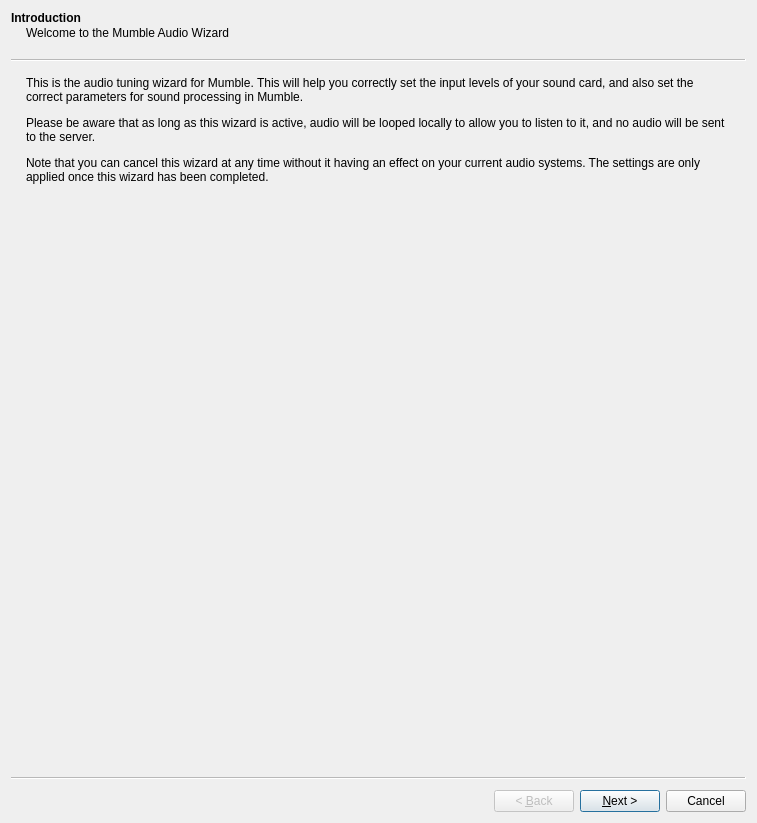
<?xml version="1.0" encoding="UTF-8"?>
<ui version="4.0">
 <class>AudioWizard</class>
 <widget class="QWizard" name="AudioWizard">
  <property name="geometry">
   <rect>
    <x>0</x>
    <y>0</y>
    <width>757</width>
    <height>823</height>
   </rect>
  </property>
  <property name="windowTitle">
   <string>Audio Tuning Wizard</string>
  </property>
  <property name="wizardStyle">
   <enum>QWizard::ClassicStyle</enum>
  </property>
  <widget class="CompletablePage" name="qwpIntro">
   <property name="title">
    <string>Introduction</string>
   </property>
   <property name="subTitle">
    <string>Welcome to the Mumble Audio Wizard</string>
   </property>
   <layout class="QVBoxLayout" name="verticalLayout">
    <item>
     <widget class="QLabel" name="label">
      <property name="text">
       <string>&lt;html&gt;&lt;head/&gt;&lt;body&gt;&lt;p&gt;This is the audio tuning wizard for Mumble. This will help you correctly set the input levels of your sound card, and also set the correct parameters for sound processing in Mumble. &lt;/p&gt;&lt;p&gt;Please be aware that as long as this wizard is active, audio will be looped locally to allow you to listen to it, and no audio will be sent to the server. &lt;/p&gt;&lt;p&gt;Note that you can cancel this wizard at any time without it having an effect on your current audio systems. The settings are only applied once this wizard has been completed.&lt;/p&gt;&lt;/body&gt;&lt;/html&gt;</string>
      </property>
      <property name="wordWrap">
       <bool>true</bool>
      </property>
      <property name="textInteractionFlags">
       <set>Qt::LinksAccessibleByMouse|Qt::TextSelectableByMouse</set>
      </property>
     </widget>
    </item>
    <item>
     <spacer name="verticalSpacer_3">
      <property name="orientation">
       <enum>Qt::Vertical</enum>
      </property>
      <property name="sizeHint" stdset="0">
       <size>
        <width>20</width>
        <height>291</height>
       </size>
      </property>
     </spacer>
    </item>
   </layout>
  </widget>
  <widget class="CompletablePage" name="qwpDevice">
   <property name="title">
    <string>Device selection</string>
   </property>
   <property name="subTitle">
    <string>Selecting the input and output device to use with Mumble.</string>
   </property>
   <layout class="QVBoxLayout" name="verticalLayout_2">
    <item>
     <widget class="QGroupBox" name="qgbInput">
      <property name="title">
       <string>Input Device</string>
      </property>
      <layout class="QGridLayout" name="gridLayout_2">
       <item row="0" column="0" colspan="2">
        <widget class="QLabel" name="qliInputText">
         <property name="text">
          <string>This is the device your microphone is connected to.</string>
         </property>
         <property name="wordWrap">
          <bool>true</bool>
         </property>
        </widget>
       </item>
       <item row="1" column="0">
        <widget class="QLabel" name="qliInput">
         <property name="text">
          <string>System</string>
         </property>
         <property name="buddy">
          <cstring>qcbInput</cstring>
         </property>
        </widget>
       </item>
       <item row="1" column="1">
        <widget class="MUComboBox" name="qcbInput">
         <property name="toolTip">
          <string>Input method for audio</string>
         </property>
         <property name="whatsThis">
          <string>&lt;b&gt;This is the input method to use for audio.&lt;/b&gt;</string>
         </property>
         <property name="accessibleName">
          <string>Audio input system</string>
         </property>
        </widget>
       </item>
       <item row="2" column="0">
        <widget class="QLabel" name="qliInputDevice">
         <property name="text">
          <string>Device</string>
         </property>
         <property name="buddy">
          <cstring>qcbInputDevice</cstring>
         </property>
        </widget>
       </item>
       <item row="2" column="1">
        <widget class="MUComboBox" name="qcbInputDevice">
         <property name="toolTip">
          <string>Input device to use</string>
         </property>
         <property name="whatsThis">
          <string>&lt;b&gt;Selects which sound card to use for audio input.&lt;/b&gt;</string>
         </property>
         <property name="accessibleName">
          <string>Audio input device</string>
         </property>
        </widget>
       </item>
       <item row="3" column="1">
        <widget class="QCheckBox" name="qcbEcho">
         <property name="toolTip">
          <string>Cancel echo from headset or speakers</string>
         </property>
         <property name="whatsThis">
          <string>This enables echo cancellation of outgoing audio, which helps both on speakers and on headsets.</string>
         </property>
         <property name="text">
          <string>Use echo cancellation</string>
         </property>
        </widget>
       </item>
      </layout>
     </widget>
    </item>
    <item>
     <widget class="QGroupBox" name="qgbOutput">
      <property name="accessibleName">
       <string>Select audio output device</string>
      </property>
      <property name="title">
       <string>Output Device</string>
      </property>
      <layout class="QGridLayout" name="gridLayout">
       <item row="0" column="0" colspan="2">
        <widget class="QLabel" name="qliOutputText">
         <property name="text">
          <string>This is the device your speakers or headphones are connected to.</string>
         </property>
         <property name="wordWrap">
          <bool>true</bool>
         </property>
        </widget>
       </item>
       <item row="1" column="0">
        <widget class="QLabel" name="qliOutput">
         <property name="text">
          <string>System</string>
         </property>
         <property name="buddy">
          <cstring>qcbOutput</cstring>
         </property>
        </widget>
       </item>
       <item row="1" column="1">
        <widget class="MUComboBox" name="qcbOutput">
         <property name="toolTip">
          <string>Output method for audio</string>
         </property>
         <property name="whatsThis">
          <string>&lt;b&gt;This is the Output method to use for audio.&lt;/b&gt;</string>
         </property>
         <property name="accessibleName">
          <string>Audio output system</string>
         </property>
        </widget>
       </item>
       <item row="2" column="0">
        <widget class="QLabel" name="qliOutputDevice">
         <property name="text">
          <string>Device</string>
         </property>
         <property name="buddy">
          <cstring>qcbOutputDevice</cstring>
         </property>
        </widget>
       </item>
       <item row="2" column="1">
        <widget class="MUComboBox" name="qcbOutputDevice">
         <property name="toolTip">
          <string>Output device to use</string>
         </property>
         <property name="whatsThis">
          <string>&lt;b&gt;Selects which sound card to use for audio Output.&lt;/b&gt;</string>
         </property>
         <property name="accessibleName">
          <string>Audio output device</string>
         </property>
        </widget>
       </item>
       <item row="3" column="1">
        <widget class="QCheckBox" name="qcbPositional">
         <property name="toolTip">
          <string>Allows positioning of sound</string>
         </property>
         <property name="whatsThis">
          <string>This allows Mumble to use positional audio to place voices.</string>
         </property>
         <property name="accessibleDescription">
          <string>The Mumble positional audio system enables users to link the relative position of their voice to third party applications such as games.</string>
         </property>
         <property name="text">
          <string>Enable positional audio</string>
         </property>
        </widget>
       </item>
       <item row="4" column="1">
        <widget class="QCheckBox" name="qcbAttenuateOthers">
         <property name="toolTip">
          <string>Enables attenuation of other applications while users talk to you</string>
         </property>
         <property name="whatsThis">
          <string>Enables attenuation of other applications while users talk to you. This means that as soon someone starts to speak to you in Mumble, the sound of all other applications (like audio players) will get attenuated so you can hear them more clearly.</string>
         </property>
         <property name="text">
          <string>Attenuate applications while other users talk</string>
         </property>
        </widget>
       </item>
      </layout>
     </widget>
    </item>
    <item>
     <spacer name="verticalSpacer">
      <property name="orientation">
       <enum>Qt::Vertical</enum>
      </property>
      <property name="sizeHint" stdset="0">
       <size>
        <width>20</width>
        <height>105</height>
       </size>
      </property>
     </spacer>
    </item>
   </layout>
  </widget>
  <widget class="CompletablePage" name="qwpDeviceTuning">
   <property name="title">
    <string>Device tuning</string>
   </property>
   <property name="subTitle">
    <string>Changing hardware output delays to their minimum value.</string>
   </property>
   <layout class="QGridLayout" name="gridLayout_3">
    <item row="0" column="0" colspan="3">
     <widget class="QLabel" name="qliDeviceTuningText">
      <property name="text">
       <string>&lt;p&gt;
To keep latency to an absolute minimum, it's important to buffer as little audio as possible on the soundcard. However, many soundcards report that they require a much smaller buffer than what they can actually work with, so the only way to set this value is to try and fail.
&lt;/p&gt;
&lt;p&gt;
You should hear a voice sample. Change the slider below to the lowest value which gives &lt;b&gt;no&lt;/b&gt; interruptions or jitter in the sound. Please note that local echo is disabled during this test.
&lt;/p&gt;
</string>
      </property>
      <property name="wordWrap">
       <bool>true</bool>
      </property>
      <property name="textInteractionFlags">
       <set>Qt::LinksAccessibleByMouse|Qt::TextSelectableByMouse</set>
      </property>
     </widget>
    </item>
    <item row="1" column="0">
     <widget class="SemanticSlider" name="qsOutputDelay">
      <property name="sizePolicy">
       <sizepolicy hsizetype="Expanding" vsizetype="Fixed">
        <horstretch>1</horstretch>
        <verstretch>0</verstretch>
       </sizepolicy>
      </property>
      <property name="toolTip">
       <string>Amount of data to buffer</string>
      </property>
      <property name="whatsThis">
       <string>This sets the amount of data to pre-buffer in the output buffer. Experiment with different values and set it to the lowest which doesn't cause rapid jitter in the sound.</string>
      </property>
      <property name="accessibleName">
       <string>Output delay for incoming speech</string>
      </property>
      <property name="minimum">
       <number>1</number>
      </property>
      <property name="maximum">
       <number>6</number>
      </property>
      <property name="pageStep">
       <number>2</number>
      </property>
      <property name="orientation">
       <enum>Qt::Horizontal</enum>
      </property>
     </widget>
    </item>
    <item row="1" column="1">
     <widget class="QLabel" name="qlOutputDelay">
      <property name="minimumSize">
       <size>
        <width>30</width>
        <height>0</height>
       </size>
      </property>
      <property name="text">
       <string/>
      </property>
      <property name="buddy">
       <cstring>qsOutputDelay</cstring>
      </property>
     </widget>
    </item>
    <item row="2" column="0" colspan="2">
     <spacer name="verticalSpacer_2">
      <property name="orientation">
       <enum>Qt::Vertical</enum>
      </property>
      <property name="sizeHint" stdset="0">
       <size>
        <width>20</width>
        <height>431</height>
       </size>
      </property>
     </spacer>
    </item>
   </layout>
  </widget>
  <widget class="CompletablePage" name="qwpVolume">
   <property name="title">
    <string>Volume tuning</string>
   </property>
   <property name="subTitle">
    <string>Tuning microphone hardware volume to optimal settings.</string>
   </property>
   <layout class="QVBoxLayout" name="verticalLayout_3">
    <item>
     <widget class="QLabel" name="qliVolumeTuningText">
      <property name="text">
       <string>&lt;p&gt;
Open your sound control panel and go to the recording settings. Make sure the microphone is selected as active input with maximum recording volume. If there's an option to enable a &quot;Microphone boost&quot; make sure it's checked.
&lt;/p&gt;
&lt;p&gt;
Speak loudly, as when you are annoyed or excited. Decrease the volume in the sound control panel until the bar below stays as high as possible in the blue and green but &lt;b&gt;not&lt;/b&gt; the red zone while you speak.
&lt;/p&gt;
</string>
      </property>
      <property name="wordWrap">
       <bool>true</bool>
      </property>
      <property name="textInteractionFlags">
       <set>Qt::LinksAccessibleByMouse|Qt::TextSelectableByMouse</set>
      </property>
     </widget>
    </item>
    <item>
     <widget class="QLabel" name="qliVolumeTuningTextHC">
      <property name="text">
       <string comment="For high contrast mode">&lt;p&gt;
Open your sound control panel and go to the recording settings. Make sure the microphone is selected as active input with maximum recording volume. If there's an option to enable a &quot;Microphone boost&quot; make sure it's checked.
&lt;/p&gt;
&lt;p&gt;
Speak loudly, as when you are annoyed or excited. Decrease the volume in the sound control panel until the bar below stays as high as possible in the striped and the empty but &lt;b&gt;not&lt;/b&gt; the crisscrossed zone while you speak.
&lt;/p&gt;
</string>
      </property>
      <property name="wordWrap">
       <bool>true</bool>
      </property>
      <property name="textInteractionFlags">
       <set>Qt::LinksAccessibleByMouse|Qt::TextSelectableByMouse</set>
      </property>
     </widget>
    </item>
    <item>
     <widget class="AudioBar" name="abAmplify" native="true">
      <property name="minimumSize">
       <size>
        <width>0</width>
        <height>30</height>
       </size>
      </property>
     </widget>
    </item>
    <item>
     <widget class="QLabel" name="qliAmpTuningText">
      <property name="text">
       <string>Now talk softly, as you would when talking late at night and you don't want to disturb anyone. Adjust the slider below so that the bar moves into green when you talk, but stays blue while you're silent.</string>
      </property>
      <property name="wordWrap">
       <bool>true</bool>
      </property>
      <property name="textInteractionFlags">
       <set>Qt::LinksAccessibleByMouse|Qt::TextSelectableByMouse</set>
      </property>
     </widget>
    </item>
    <item>
     <widget class="QLabel" name="qliAmpTuningTextHC">
      <property name="enabled">
       <bool>true</bool>
      </property>
      <property name="text">
       <string comment="For high contrast mode">Now talk softly, as you would when talking late at night and you don't want to disturb anyone. Adjust the slider below so that the bar moves into empty zone when you talk, but stays in the striped one while you're silent.</string>
      </property>
      <property name="wordWrap">
       <bool>true</bool>
      </property>
      <property name="textInteractionFlags">
       <set>Qt::LinksAccessibleByMouse|Qt::TextSelectableByMouse</set>
      </property>
     </widget>
    </item>
    <item>
     <widget class="SemanticSlider" name="qsMaxAmp">
      <property name="toolTip">
       <string>Maximum amplification of input sound</string>
      </property>
      <property name="accessibleName">
       <string>Maximum amplification</string>
      </property>
      <property name="accessibleDescription">
       <string>Speech is dynamically amplified by at most this amount</string>
      </property>
      <property name="maximum">
       <number>32767</number>
      </property>
      <property name="singleStep">
       <number>100</number>
      </property>
      <property name="pageStep">
       <number>1000</number>
      </property>
      <property name="orientation">
       <enum>Qt::Horizontal</enum>
      </property>
     </widget>
    </item>
    <item>
     <spacer name="verticalSpacer_4">
      <property name="orientation">
       <enum>Qt::Vertical</enum>
      </property>
      <property name="sizeHint" stdset="0">
       <size>
        <width>20</width>
        <height>552</height>
       </size>
      </property>
     </spacer>
    </item>
    <item>
     <layout class="QHBoxLayout" name="horizontalLayout_2">
      <item>
       <spacer name="horizontalSpacer">
        <property name="orientation">
         <enum>Qt::Horizontal</enum>
        </property>
        <property name="sizeHint" stdset="0">
         <size>
          <width>40</width>
          <height>20</height>
         </size>
        </property>
       </spacer>
      </item>
      <item>
       <widget class="QCheckBox" name="qcbHighContrast">
        <property name="toolTip">
         <string>Apply some high contrast optimizations for visually impaired users</string>
        </property>
        <property name="text">
         <string>Use high contrast graphics</string>
        </property>
       </widget>
      </item>
     </layout>
    </item>
   </layout>
  </widget>
  <widget class="CompletablePage" name="qwpTrigger">
   <property name="title">
    <string>Voice Activity Detection</string>
   </property>
   <property name="subTitle">
    <string>Letting Mumble figure out when you're talking and when you're silent.</string>
   </property>
   <layout class="QGridLayout" name="gridLayout_4">
    <item row="0" column="0" colspan="2">
     <widget class="QLabel" name="qliVADText">
      <property name="text">
       <string>This will help Mumble figure out when you are talking. The first step is selecting which data value to use.</string>
      </property>
      <property name="wordWrap">
       <bool>true</bool>
      </property>
      <property name="textInteractionFlags">
       <set>Qt::LinksAccessibleByMouse|Qt::TextSelectableByMouse</set>
      </property>
     </widget>
    </item>
    <item row="1" column="1" rowspan="4">
     <widget class="QLabel" name="qlTalkIcon">
      <property name="minimumSize">
       <size>
        <width>64</width>
        <height>64</height>
       </size>
      </property>
      <property name="text">
       <string/>
      </property>
     </widget>
    </item>
    <item row="5" column="0" colspan="2">
     <widget class="QWidget" name="qwVAD" native="true">
      <layout class="QVBoxLayout" name="verticalLayout_6">
       <property name="leftMargin">
        <number>0</number>
       </property>
       <property name="topMargin">
        <number>0</number>
       </property>
       <property name="rightMargin">
        <number>0</number>
       </property>
       <property name="bottomMargin">
        <number>0</number>
       </property>
       <item>
        <widget class="AudioBar" name="abVAD" native="true">
         <property name="minimumSize">
          <size>
           <width>0</width>
           <height>30</height>
          </size>
         </property>
        </widget>
       </item>
       <item>
        <widget class="QLabel" name="qliVadTuningText">
         <property name="text">
          <string>Next you need to adjust the following slider. The first few utterances you say should end up in the green area (definitive speech). While talking, you should stay inside the yellow (might be speech) and when you're not talking, everything should be in the red (definitively not speech).</string>
         </property>
         <property name="wordWrap">
          <bool>true</bool>
         </property>
         <property name="textInteractionFlags">
          <set>Qt::LinksAccessibleByMouse|Qt::TextSelectableByMouse</set>
         </property>
        </widget>
       </item>
       <item>
        <widget class="QLabel" name="qliVadTuningTextHC">
         <property name="text">
          <string comment="For high contrast mode">Next you need to adjust the following slider. The first few utterances you say should end up in the empty area (definitive speech). While talking, you should stay inside the striped (might be speech) and when you're not talking, everything should be in the crisscrossed (definitively not speech).</string>
         </property>
         <property name="wordWrap">
          <bool>true</bool>
         </property>
         <property name="textInteractionFlags">
          <set>Qt::LinksAccessibleByMouse|Qt::TextSelectableByMouse</set>
         </property>
        </widget>
       </item>
       <item>
        <widget class="QLabel" name="qliVadTuningTextWebRTC">
         <property name="text">
          <string>Next, you need to choose the voice detection sensitivity. The aggressiveness level controls how strictly speech is detected. Lower levels are more permissive and will pick up quiet or distant speech, but may also trigger on background noise. Higher levels are more strict and will better filter out noise, but may cut off softer speech.</string>
         </property>
	 <property name="visible">
	  <bool>false</bool>
	 </property>
         <property name="wordWrap">
          <bool>true</bool>
         </property>
         <property name="textInteractionFlags">
          <set>Qt::LinksAccessibleByMouse|Qt::TextSelectableByMouse</set>
         </property>
        </widget>
       </item>
       <item>
        <widget class="SemanticSlider" name="qsVAD">
         <property name="accessibleName">
          <string>Voice activity detection level</string>
         </property>
         <property name="accessibleDescription">
          <string>This will set the range in which Mumble will consider a signal speech. Increase value to make voice activation more sensitive.</string>
         </property>
         <property name="minimum">
          <number>1</number>
         </property>
         <property name="maximum">
          <number>32767</number>
         </property>
         <property name="singleStep">
          <number>100</number>
         </property>
         <property name="pageStep">
          <number>1000</number>
         </property>
         <property name="orientation">
          <enum>Qt::Horizontal</enum>
         </property>
        </widget>
       </item>
       <item>
        <widget class="SemanticSlider" name="qsWebRTCAggressiveness">
	 <property name="visible">
	  <bool>false</bool>
	 </property>
         <property name="accessibleName">
          <string>Voice activity detection aggressiveness level</string>
         </property>
         <property name="accessibleDescription">
          <string>This will set the aggressiveness in which Mumble will consider a signal speech. Increase value to make voice activation less sensitive.</string>
         </property>
         <property name="minimum">
          <number>0</number>
         </property>
         <property name="maximum">
          <number>3</number>
         </property>
         <property name="singleStep">
          <number>1</number>
         </property>
         <property name="orientation">
          <enum>Qt::Horizontal</enum>
         </property>
        </widget>
       </item>
      </layout>
     </widget>
    </item>
    <item row="6" column="0">
     <spacer name="verticalSpacer_7">
      <property name="orientation">
       <enum>Qt::Vertical</enum>
      </property>
      <property name="sizeHint" stdset="0">
       <size>
        <width>20</width>
        <height>40</height>
       </size>
      </property>
     </spacer>
    </item>
    <item row="4" column="0">
     <layout class="QVBoxLayout" name="verticalLayout_7">
      <item>
       <layout class="QHBoxLayout" name="horizontalLayout">
        <item>
         <widget class="QRadioButton" name="qrPTT">
          <property name="sizePolicy">
           <sizepolicy hsizetype="Maximum" vsizetype="Fixed">
            <horstretch>0</horstretch>
            <verstretch>0</verstretch>
           </sizepolicy>
          </property>
          <property name="accessibleName">
           <string>Push to talk</string>
          </property>
          <property name="accessibleDescription">
           <string>Use the &quot;push to talk shortcut&quot; button to assign a key</string>
          </property>
          <property name="text">
           <string>Push To Talk:</string>
          </property>
         </widget>
        </item>
        <item>
         <widget class="QPushButton" name="qpbPTT">
          <property name="toolTip">
           <string>Set push to talk shortcut</string>
          </property>
          <property name="accessibleName">
           <string>Set push to talk shortcut</string>
          </property>
          <property name="accessibleDescription">
           <string>This will open a shortcut edit dialog</string>
          </property>
         </widget>
        </item>
       </layout>
      </item>
      <item>
       <widget class="QRadioButton" name="qrAmplitude">
        <property name="sizePolicy">
         <sizepolicy hsizetype="Maximum" vsizetype="Fixed">
          <horstretch>0</horstretch>
          <verstretch>0</verstretch>
         </sizepolicy>
        </property>
        <property name="text">
         <string>Raw amplitude from input</string>
        </property>
       </widget>
      </item>
      <item>
       <widget class="QRadioButton" name="qrSNR">
        <property name="sizePolicy">
         <sizepolicy hsizetype="Maximum" vsizetype="Fixed">
          <horstretch>0</horstretch>
          <verstretch>0</verstretch>
         </sizepolicy>
        </property>
        <property name="text">
         <string>Signal-To-Noise ratio</string>
        </property>
       </widget>
      </item>
      <item>
       <widget class="QRadioButton" name="qrWebRTC">
        <property name="sizePolicy">
         <sizepolicy hsizetype="Maximum" vsizetype="Fixed">
          <horstretch>0</horstretch>
          <verstretch>0</verstretch>
         </sizepolicy>
        </property>
	<property name="visible">
	  <bool>false</bool>
	</property>
        <property name="text">
         <string>WebRTC GMM</string>
        </property>
       </widget>
      </item>
     </layout>
    </item>
   </layout>
  </widget>
  <widget class="CompletablePage" name="qwpSettings">
   <property name="title">
    <string>Quality &amp; Notifications</string>
   </property>
   <property name="subTitle">
    <string>Adjust quality and notification settings.</string>
   </property>
   <layout class="QVBoxLayout" name="verticalLayout_9">
    <item>
     <widget class="QGroupBox" name="qgbQuality">
      <property name="sizePolicy">
       <sizepolicy hsizetype="Preferred" vsizetype="Preferred">
        <horstretch>0</horstretch>
        <verstretch>0</verstretch>
       </sizepolicy>
      </property>
      <property name="title">
       <string>Quality settings</string>
      </property>
      <layout class="QFormLayout" name="formLayout">
       <property name="fieldGrowthPolicy">
        <enum>QFormLayout::AllNonFixedFieldsGrow</enum>
       </property>
       <property name="labelAlignment">
        <set>Qt::AlignLeading|Qt::AlignLeft|Qt::AlignVCenter</set>
       </property>
       <item row="0" column="0">
        <widget class="QRadioButton" name="qrbQualityLow">
         <property name="sizePolicy">
          <sizepolicy hsizetype="Preferred" vsizetype="Fixed">
           <horstretch>0</horstretch>
           <verstretch>0</verstretch>
          </sizepolicy>
         </property>
         <property name="text">
          <string>Low</string>
         </property>
        </widget>
       </item>
       <item row="0" column="1">
        <widget class="QLabel" name="qlQualityLow">
         <property name="text">
          <string>In this configuration Mumble will use a &lt;b&gt;low amount of bandwidth&lt;/b&gt;. This will inevitably result in high latency and poor quality. Choose this only if your connection cannot handle the other settings. (16kbit/s, 60ms per packet)</string>
         </property>
         <property name="wordWrap">
          <bool>true</bool>
         </property>
         <property name="textInteractionFlags">
          <set>Qt::LinksAccessibleByMouse|Qt::TextSelectableByMouse</set>
         </property>
        </widget>
       </item>
       <item row="1" column="0">
        <widget class="QRadioButton" name="qrbQualityBalanced">
         <property name="sizePolicy">
          <sizepolicy hsizetype="Preferred" vsizetype="Fixed">
           <horstretch>0</horstretch>
           <verstretch>0</verstretch>
          </sizepolicy>
         </property>
         <property name="text">
          <string>Balanced</string>
         </property>
         <property name="checked">
          <bool>true</bool>
         </property>
        </widget>
       </item>
       <item row="1" column="1">
        <widget class="QLabel" name="qlQualityBalanced">
         <property name="text">
          <string>This is the &lt;b&gt;recommended default&lt;/b&gt; configuration. It provides a good balance between quality, latency, and bandwidth usage. (40kbit/s, 20ms per packet)</string>
         </property>
         <property name="wordWrap">
          <bool>true</bool>
         </property>
         <property name="textInteractionFlags">
          <set>Qt::LinksAccessibleByMouse|Qt::TextSelectableByMouse</set>
         </property>
        </widget>
       </item>
       <item row="2" column="0">
        <widget class="QRadioButton" name="qrbQualityUltra">
         <property name="sizePolicy">
          <sizepolicy hsizetype="Preferred" vsizetype="Fixed">
           <horstretch>0</horstretch>
           <verstretch>0</verstretch>
          </sizepolicy>
         </property>
         <property name="text">
          <string>High</string>
         </property>
        </widget>
       </item>
       <item row="2" column="1">
        <widget class="QLabel" name="qlQualityUltra">
         <property name="text">
          <string>This configuration is only recommended for use in setups where bandwidth is not an issue, like a LAN. It provides the lowest latency supported by Mumble and &lt;b&gt;high quality&lt;/b&gt;. (72kbit/s, 10ms per packet)</string>
         </property>
         <property name="wordWrap">
          <bool>true</bool>
         </property>
         <property name="textInteractionFlags">
          <set>Qt::LinksAccessibleByMouse|Qt::TextSelectableByMouse</set>
         </property>
        </widget>
       </item>
       <item row="3" column="0">
        <widget class="QRadioButton" name="qrbQualityCustom">
         <property name="text">
          <string>Custom</string>
         </property>
        </widget>
       </item>
       <item row="3" column="1">
        <widget class="QLabel" name="qlQualityCustom">
         <property name="text">
          <string>You already set a customized quality configuration in Mumble. Select this setting to keep it.</string>
         </property>
         <property name="textInteractionFlags">
          <set>Qt::LinksAccessibleByMouse|Qt::TextSelectableByMouse</set>
         </property>
        </widget>
       </item>
      </layout>
     </widget>
    </item>
    <item>
     <widget class="QGroupBox" name="qgbNotifications">
      <property name="title">
       <string>Notification settings</string>
      </property>
      <layout class="QVBoxLayout" name="verticalLayout_10">
       <item>
        <widget class="QRadioButton" name="qrbNotificationTTS">
         <property name="text">
          <string>Use Text-To-Speech to read notifications and messages to you.</string>
         </property>
         <property name="checked">
          <bool>true</bool>
         </property>
        </widget>
       </item>
       <item>
        <widget class="QRadioButton" name="qrbNotificationSounds">
         <property name="text">
          <string>Disable Text-To-Speech and use sounds instead.</string>
         </property>
        </widget>
       </item>
       <item>
        <widget class="QRadioButton" name="qrbNotificationCustom">
         <property name="text">
          <string>Keep custom Text-To-Speech settings.</string>
         </property>
        </widget>
       </item>
      </layout>
     </widget>
    </item>
    <item>
     <spacer name="verticalSpacer_8">
      <property name="orientation">
       <enum>Qt::Vertical</enum>
      </property>
      <property name="sizeHint" stdset="0">
       <size>
        <width>20</width>
        <height>40</height>
       </size>
      </property>
     </spacer>
    </item>
   </layout>
  </widget>
  <widget class="CompletablePage" name="qwpPositional">
   <property name="title">
    <string>Positional Audio</string>
   </property>
   <property name="subTitle">
    <string>Adjusting attenuation of positional audio.</string>
   </property>
   <layout class="QVBoxLayout" name="verticalLayout_5">
    <item>
     <widget class="QLabel" name="qliPositionalText">
      <property name="text">
       <string>&lt;html&gt;&lt;head/&gt;&lt;body&gt;&lt;p&gt;Mumble supports positional audio for some games, and will position the voice of other users relative to their position in game. Depending on their position, the volume of the voice will be changed between the speakers to simulate the direction and distance the other user is at. Such positioning depends on your speaker configuration being correct in your operating system, so a test is done here. &lt;/p&gt;&lt;p&gt;The graph below shows the position of &lt;span style=&quot; color:#56b4e9;&quot;&gt;you&lt;/span&gt;, the &lt;span style=&quot; color:#d55e00;&quot;&gt;speakers&lt;/span&gt; and a &lt;span style=&quot; color:#009e73;&quot;&gt;moving sound source&lt;/span&gt; as if seen from above. You should hear the audio move between the channels. &lt;/p&gt;&lt;p&gt;You can also use your mouse to position the &lt;span style=&quot; color:#009e73;&quot;&gt;sound source&lt;/span&gt; manually.&lt;/p&gt;&lt;/body&gt;&lt;/html&gt;</string>
      </property>
      <property name="wordWrap">
       <bool>true</bool>
      </property>
      <property name="textInteractionFlags">
       <set>Qt::LinksAccessibleByMouse|Qt::TextSelectableByMouse</set>
      </property>
     </widget>
    </item>
    <item>
     <widget class="QCheckBox" name="qcbHeadphone">
      <property name="toolTip">
       <string>Use headphones instead of speakers</string>
      </property>
      <property name="whatsThis">
       <string>This ignores the OS speaker configuration and configures the positioning for headphones instead.</string>
      </property>
      <property name="text">
       <string>Use headphones</string>
      </property>
     </widget>
    </item>
    <item>
     <widget class="QGraphicsView" name="qgvView">
      <property name="accessibleName">
       <string>Graphical positional audio simulation view</string>
      </property>
      <property name="accessibleDescription">
       <string>This visually represents the positional audio that is currently being played</string>
      </property>
     </widget>
    </item>
    <item>
     <spacer name="verticalSpacer_6">
      <property name="orientation">
       <enum>Qt::Vertical</enum>
      </property>
      <property name="sizeHint" stdset="0">
       <size>
        <width>20</width>
        <height>41</height>
       </size>
      </property>
     </spacer>
    </item>
   </layout>
  </widget>
  <widget class="CompletablePage" name="qwpDone">
   <property name="title">
    <string>Finished</string>
   </property>
   <property name="subTitle">
    <string>Enjoy using Mumble</string>
   </property>
   <layout class="QVBoxLayout" name="verticalLayout_4">
    <item>
     <widget class="QLabel" name="qlDone">
      <property name="text">
       <string>&lt;p&gt;
Congratulations. You should now be ready to enjoy a richer sound experience with Mumble.
&lt;/p&gt;
&lt;p&gt;
Mumble is under continuous development, and the development team wants to focus on the features that benefit the most users. To this end, Mumble supports submitting anonymous statistics about your configuration to the developers. These statistics are essential for future development, and also make sure the features you use aren't deprecated.
&lt;/p&gt;
</string>
      </property>
      <property name="wordWrap">
       <bool>true</bool>
      </property>
      <property name="textInteractionFlags">
       <set>Qt::LinksAccessibleByMouse|Qt::TextSelectableByMouse</set>
      </property>
     </widget>
    </item>
    <item>
     <widget class="QCheckBox" name="qcbUsage">
      <property name="text">
       <string>Submit anonymous statistics to the Mumble project</string>
      </property>
     </widget>
    </item>
    <item>
     <spacer name="verticalSpacer_5">
      <property name="orientation">
       <enum>Qt::Vertical</enum>
      </property>
      <property name="sizeHint" stdset="0">
       <size>
        <width>20</width>
        <height>267</height>
       </size>
      </property>
     </spacer>
    </item>
   </layout>
  </widget>
 </widget>
 <customwidgets>
  <customwidget>
   <class>CompletablePage</class>
   <extends>QWizardPage</extends>
   <header>CompletablePage.h</header>
   <container>1</container>
  </customwidget>
  <customwidget>
   <class>AudioBar</class>
   <extends>QWidget</extends>
   <header>AudioStats.h</header>
   <container>1</container>
  </customwidget>
  <customwidget>
   <class>MUComboBox</class>
   <extends>QComboBox</extends>
   <header>widgets/MUComboBox.h</header>
  </customwidget>
  <customwidget>
   <class>SemanticSlider</class>
   <extends>QSlider</extends>
   <header>widgets/SemanticSlider.h</header>
  </customwidget>
 </customwidgets>
 <tabstops>
  <tabstop>qcbInput</tabstop>
  <tabstop>qcbInputDevice</tabstop>
  <tabstop>qcbEcho</tabstop>
  <tabstop>qcbOutput</tabstop>
  <tabstop>qcbOutputDevice</tabstop>
  <tabstop>qcbPositional</tabstop>
  <tabstop>qcbAttenuateOthers</tabstop>
  <tabstop>qsOutputDelay</tabstop>
  <tabstop>qsMaxAmp</tabstop>
  <tabstop>qcbHighContrast</tabstop>
  <tabstop>qrPTT</tabstop>
  <tabstop>qpbPTT</tabstop>
  <tabstop>qrAmplitude</tabstop>
  <tabstop>qrSNR</tabstop>
  <tabstop>qsVAD</tabstop>
  <tabstop>qrbQualityLow</tabstop>
  <tabstop>qrbQualityBalanced</tabstop>
  <tabstop>qrbQualityUltra</tabstop>
  <tabstop>qrbQualityCustom</tabstop>
  <tabstop>qrbNotificationTTS</tabstop>
  <tabstop>qrbNotificationSounds</tabstop>
  <tabstop>qrbNotificationCustom</tabstop>
  <tabstop>qcbHeadphone</tabstop>
  <tabstop>qgvView</tabstop>
  <tabstop>qcbUsage</tabstop>
 </tabstops>
 <resources/>
 <connections/>
</ui>
